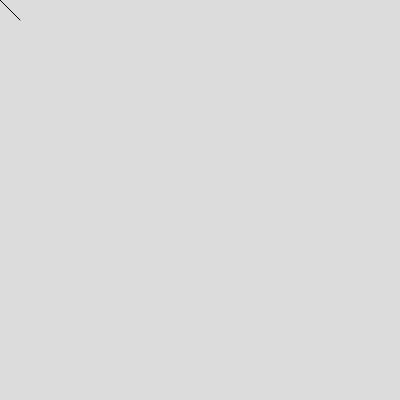
Frame 1 (no input)
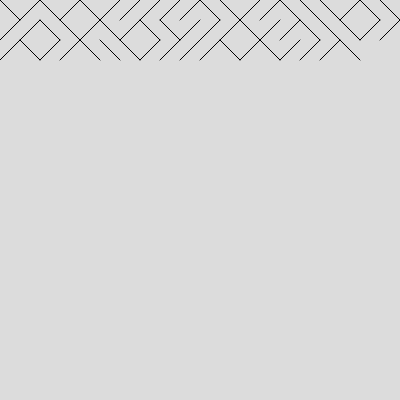
Frame 60 (no input)
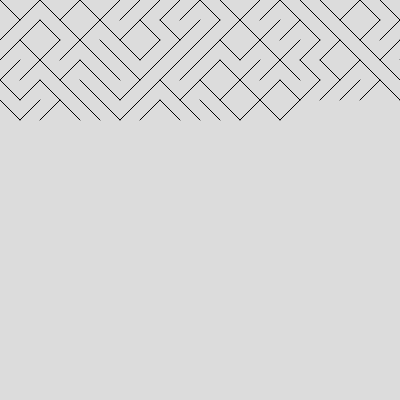
Frame 120 (the mouse pressed at the canvas centre since frame 60)

The p5.js sketch that drew these frames (run headless with seeded random() and noise() and a simulated clock; from frame 60 on, the mouse is pressed at the canvas centre):

// p5.js sketch
// ── sketch.js
let x,y,size
function setup() {
  createCanvas(400, 400);
  background(220);
  x=0
  y=0
  size=20
}

function draw() {

  //pick a random number between 0 an 1 
  choice = random(0,1);
  // if less than 0.5 ,draw draw "/, elsa dra \
  if(choice<0.5){ 
    line(x+size,y,x,y+size);
  
  } else {
    line(x,y,x+size,y+size)
  }
  //move the point to the right
  x = x + size;
  //if it reaches the edge, move it down and back to the start
  if(x>width){
    x=0;
    y=y+size;
  }
  //if it reaches the bottom, start over
  if(y>height){
    background(220);
    x=0;
    y=0;
  }
}
